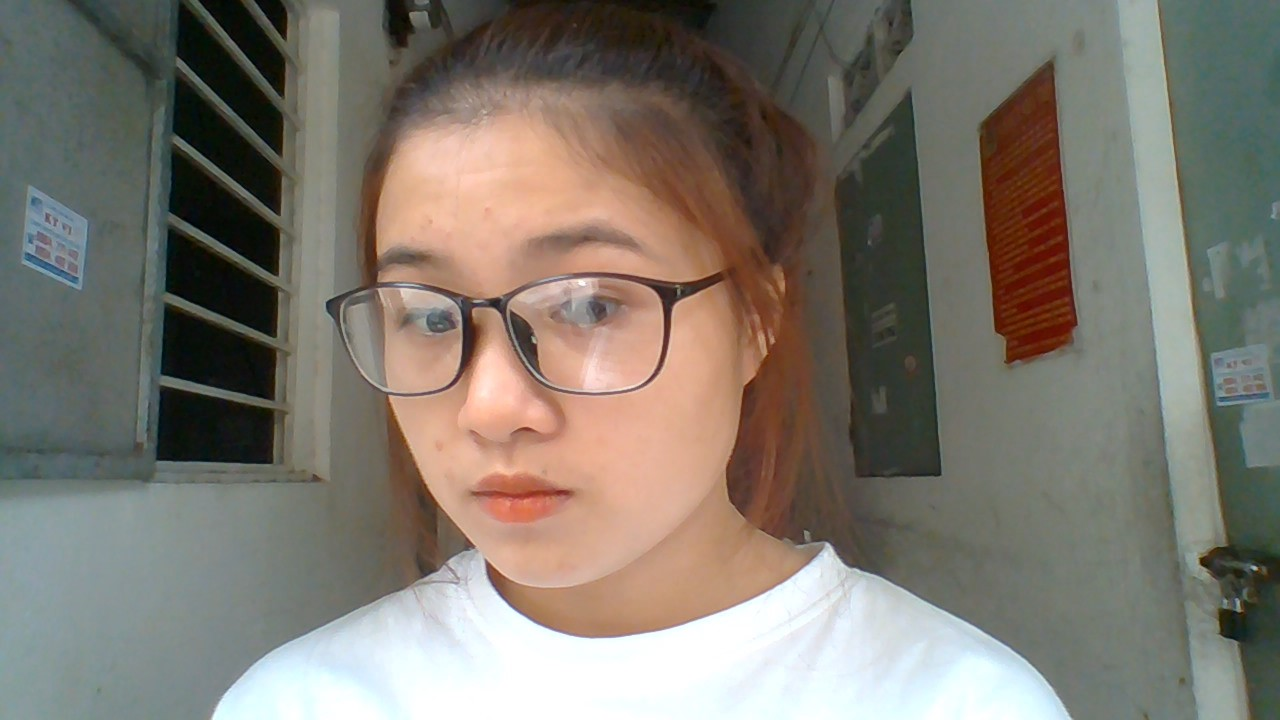
#> input picture 2.140.jpg, 1280 x 720 px; its folder holds only this picture in this run
$ python -i prepareDTS.py   (imports and definitions only)
#> lines starting #> are read from the running program, lines starting #| are printed output that depends on the picture; pictures that were not available may be replaced by others from this repository, and a replacement may not be noted
#> further down, picture is the input picture: shape (720, 1280, 3); mean B, G, R 110.7, 120.4, 126.6
import os
import cv2
# from PIL import Image

def process(img):
    global fCascade
    global oP
    global cnt
    imgGray = cv2.cvtColor(img, cv2.COLOR_BGR2GRAY)
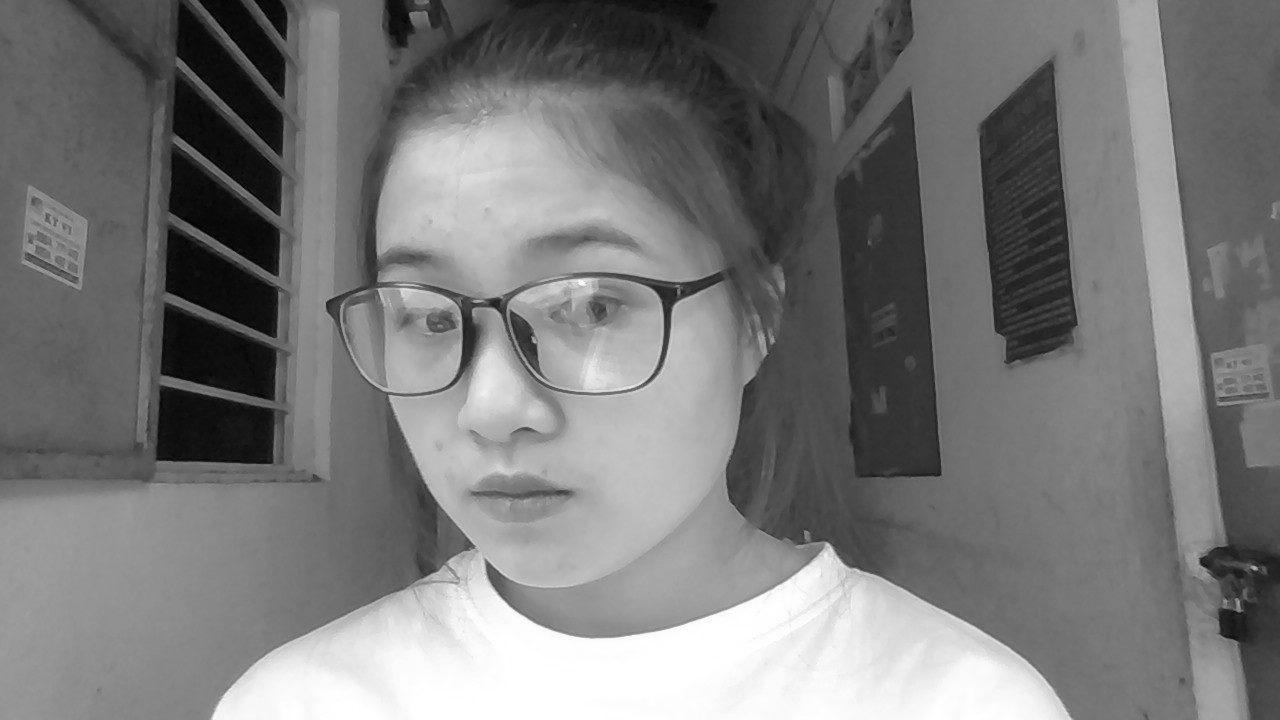
#> imgGray: shape (720, 1280); min 0, max 255, mean 121.1

    faces = fCascade.detectMultiScale(imgGray, 1.1, 15)
#> faces = [[369, 282, 105, 105]]
    if len(faces) > 1:
        mxSize = 0
        id = 0
        for i in range(0, len(faces)):
            w = faces[i][2]
            h = faces[i][3]
            if (w * h > mxSize):
                mxSize = w * h
                id = i

        x, y, w, h = list(map(int, faces[id]))
        if (w >= 128 or h >= 128):
            cropImg = imgGray[y:y + h, x:x + w]
            oImg = cv2.resize(cropImg, (224, 224), interpolation=cv2.INTER_AREA)
            # print(os.path.join(oP, (str(cnt) + '.jpg')))
            cv2.imwrite(os.path.join(oP, (str(cnt) + '.jpg')), oImg)
            # print(cnt)
            cnt += 1

    elif(len(faces) == 1):
        x, y, w, h = list(map(int, faces[0]))
#> x = 369; y = 282; w = 105; h = 105
        if (w >= 128 or h >= 128):
            cropImg = imgGray[y:y + h, x:x + w]
            oImg = cv2.resize(cropImg, (224, 224), interpolation=cv2.INTER_AREA)
            # print(os.path.join(oP, (str(cnt) + '.jpg'))
            cv2.imwrite(os.path.join(oP, (str(cnt) + '.jpg')), oImg)
            # print(cnt)
            cnt += 1


inpPath = "./dataset"
outPath = "./dts"
fCascade = cv2.CascadeClassifier("haarcascade_frontalface_default.xml")

inpClasses = os.listdir(inpPath)
# chinh sua anh tu dataset cu roi luu vao directory cua dataset moi
# [13 lines not run here, left out]

# [9 lines of commented-out code are left out]

>>> import cv2
>>> picture = cv2.imread('2.140.jpg')
>>> result = process(picture)

$ run again, on 2.165.jpg
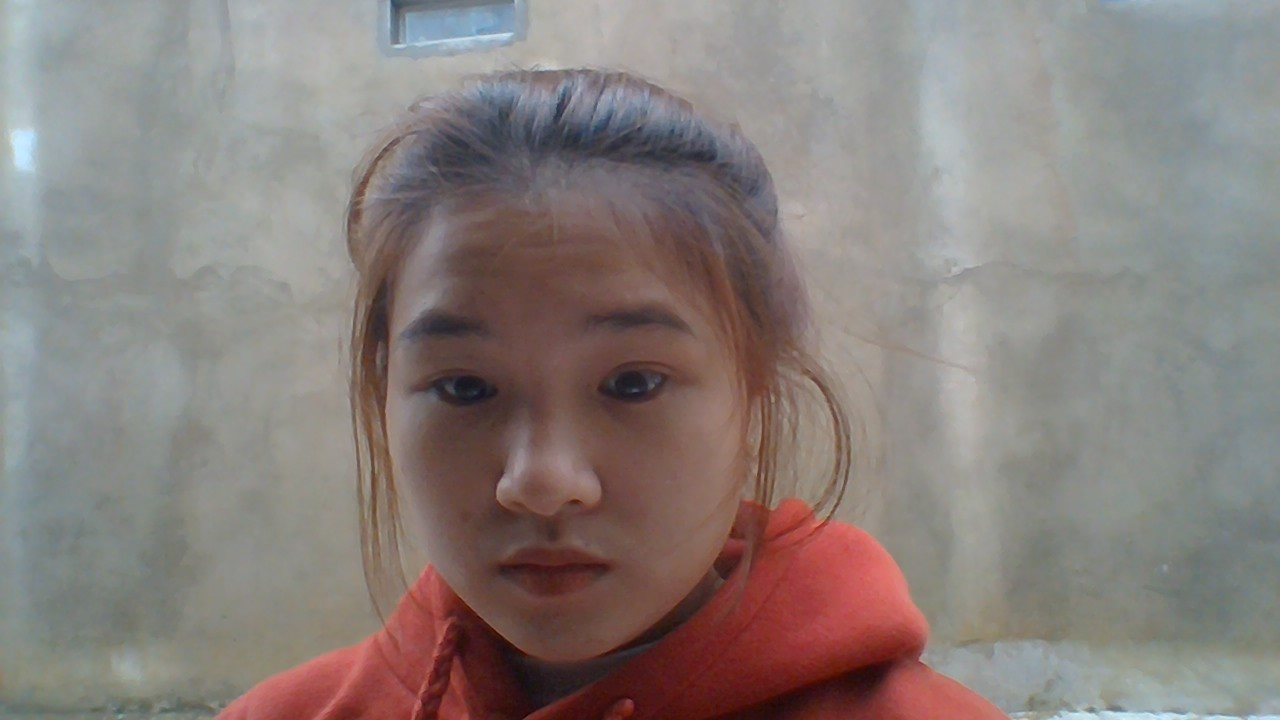
#> input picture 2.165.jpg, 1280 x 720 px
#> picture is the input picture: shape (720, 1280, 3); mean B, G, R 123.6, 126.9, 136.5
#> in process, `imgGray = cv2.cvtColor(img, cv2.COLOR_BGR2GRAY)`:
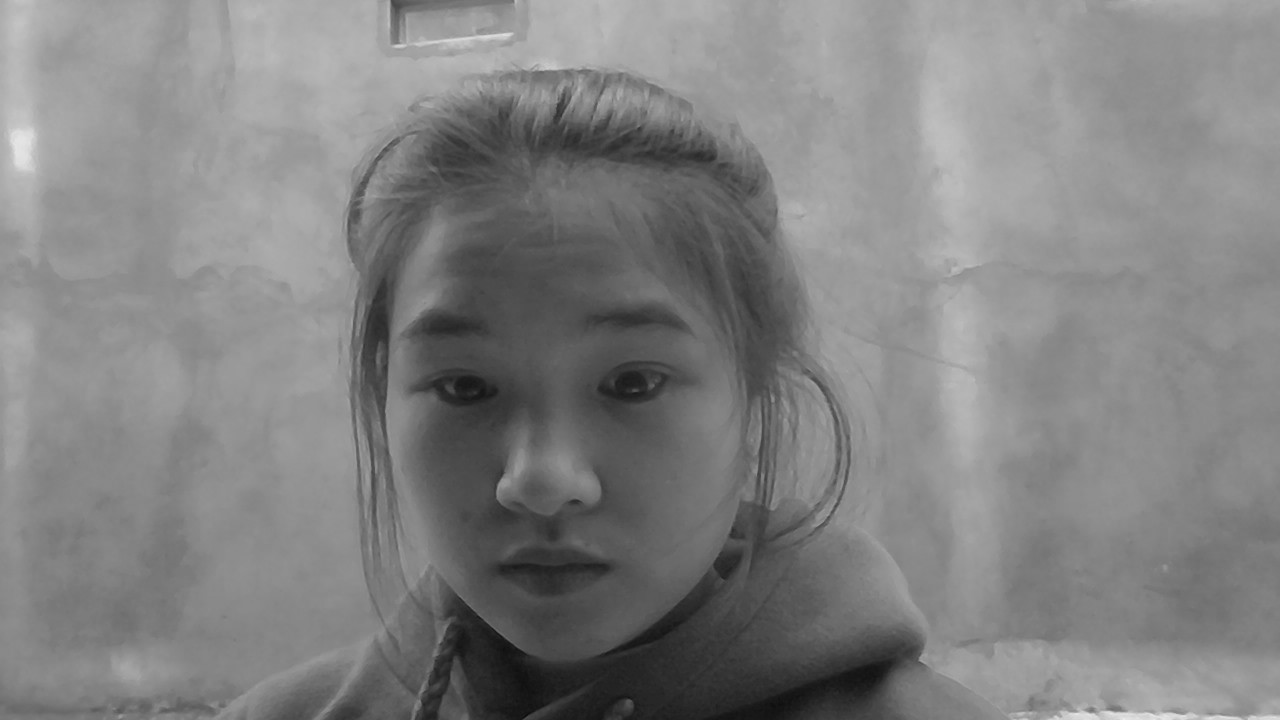
#> imgGray: shape (720, 1280); min 11, max 235, mean 129.4
#> faces = ()
